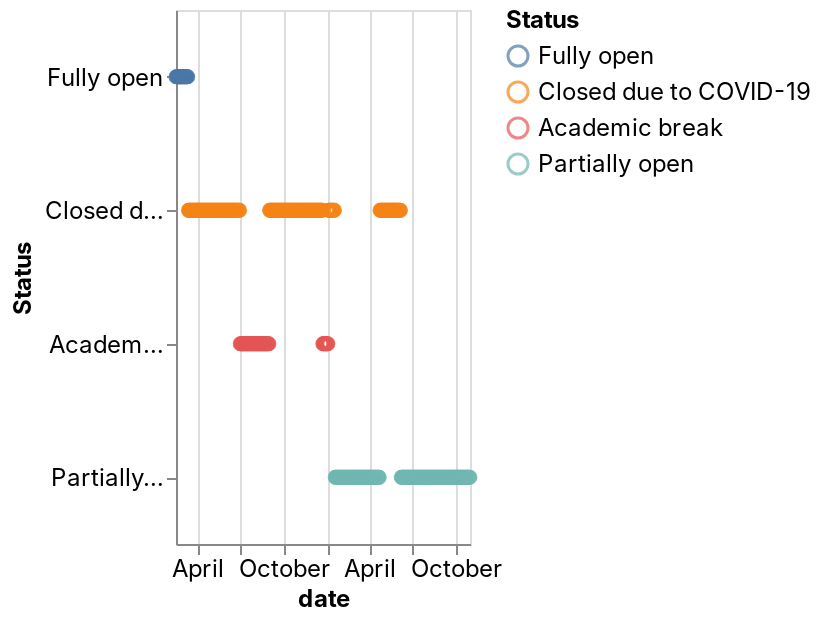

This figure's notebook cell:
### Code cell
_deepnote_run_altair(df_3, """{"$schema":"https://vega.github.io/schema/vega-lite/v4.json","mark":{"type":"point","tooltip":{"content":"data"}},"height":220,"autosize":{"type":"fit"},"data":{"name":"placeholder"},"encoding":{"x":{"field":"date","type":"temporal","sort":null,"scale":{"type":"linear","zero":false}},"y":{"field":"Status","type":"nominal","sort":null,"scale":{"type":"linear","zero":false}},"color":{"field":"Status","type":"nominal","sort":null,"scale":{"type":"linear","zero":false}}}}""")

### Figure 1 — Vega-Lite specification as saved in the notebook (floating-point values rounded to 4 significant figures; data arrays with more than 128 entries replaced by an {"elided": "..."} marker saying what was removed)
{"config": {"view": {"continuousWidth": 400, "continuousHeight": 300}, "area": {"fill": "#51C0E9"}, "axis": {"labelFont": "Inter, sans-serif", "labelFontSize": 12, "labelFontWeight": "normal", "labelLimit": 60, "labelOverlap": "greedy", "titleFont": "Inter, sans-serif", "titleFontSize": 12, "titleFontWeight": "bold"}, "background": "#ffffff", "legend": {"labelFont": "Inter, sans-serif", "labelFontSize": 12, "titleFont": "Inter, sans-serif", "titleFontSize": 12, "titleFontWeight": "bold"}, "line": {"stroke": "#51C0E9", "strokeWidth": 2}, "rect": {"fill": "#51C0E9"}, "title": {"anchor": "start", "color": "#000000", "font": "Inter, sans-serif", "fontSize": 22, "fontWeight": "normal"}}, "data": {"name": "data-a553cabf5d6c2329d45be197090120c0"}, "mark": {"type": "point", "tooltip": {"content": "data"}}, "autosize": {"type": "fit"}, "encoding": {"color": {"type": "nominal", "field": "Status", "scale": {"type": "linear", "zero": false}, "sort": null}, "x": {"type": "temporal", "field": "date", "scale": {"type": "linear", "zero": false}, "sort": null}, "y": {"type": "nominal", "field": "Status", "scale": {"type": "linear", "zero": false}, "sort": null}}, "height": 300, "width": "container", "$schema": "https://vega.github.io/schema/vega-lite/v4.json", "datasets": {"data-a553cabf5d6c2329d45be197090120c0": {"elided": "624 records"}}}
